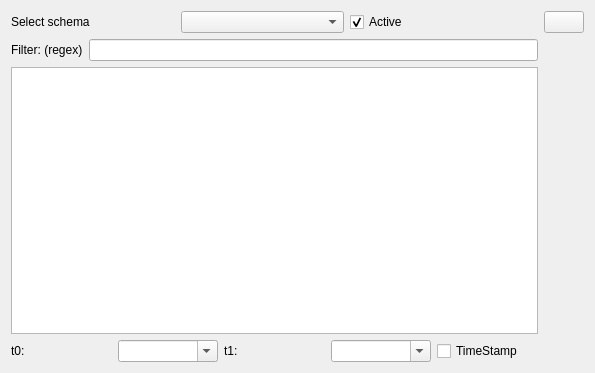
<?xml version="1.0" encoding="UTF-8"?>
<ui version="4.0">
 <class>Form</class>
 <widget class="TaurusWidget" name="Form">
  <property name="geometry">
   <rect>
    <x>0</x>
    <y>0</y>
    <width>595</width>
    <height>373</height>
   </rect>
  </property>
  <property name="windowTitle">
   <string>Form</string>
  </property>
  <layout class="QGridLayout" name="gridLayout">
   <item row="0" column="0">
    <layout class="QVBoxLayout" name="verticalLayout">
     <item>
      <layout class="QVBoxLayout" name="verticalLayout_2">
       <item>
        <layout class="QHBoxLayout" name="horizontalLayout">
         <item>
          <widget class="QLabel" name="label">
           <property name="text">
            <string>Select schema</string>
           </property>
          </widget>
         </item>
         <item>
          <widget class="QComboBox" name="schema_comboBox"/>
         </item>
         <item>
          <widget class="QCheckBox" name="active_checkBox">
           <property name="minimumSize">
            <size>
             <width>188</width>
             <height>0</height>
            </size>
           </property>
           <property name="text">
            <string>Active</string>
           </property>
           <property name="checked">
            <bool>true</bool>
           </property>
           <property name="tristate">
            <bool>false</bool>
           </property>
          </widget>
         </item>
        </layout>
       </item>
      </layout>
     </item>
     <item>
      <layout class="QVBoxLayout" name="verticalLayout_3">
       <item>
        <layout class="QHBoxLayout" name="horizontalLayout_5">
         <item>
          <widget class="QLabel" name="label_4">
           <property name="text">
            <string>Filter: (regex)</string>
           </property>
          </widget>
         </item>
         <item>
          <widget class="QLineEdit" name="lineEdit"/>
         </item>
        </layout>
       </item>
       <item>
        <widget class="QListView" name="listView">
         <property name="selectionMode">
          <enum>QAbstractItemView::ExtendedSelection</enum>
         </property>
        </widget>
       </item>
      </layout>
     </item>
     <item>
      <layout class="QHBoxLayout" name="horizontalLayout_2">
       <item>
        <widget class="QLabel" name="label_2">
         <property name="text">
          <string>t0:</string>
         </property>
        </widget>
       </item>
       <item>
        <widget class="QComboBox" name="t0_dateTime">
         <property name="editable">
          <bool>true</bool>
         </property>
        </widget>
       </item>
       <item>
        <widget class="QLabel" name="label_3">
         <property name="text">
          <string>t1:</string>
         </property>
        </widget>
       </item>
       <item>
        <widget class="QComboBox" name="t1_dateTime">
         <property name="editable">
          <bool>true</bool>
         </property>
        </widget>
       </item>
       <item>
        <widget class="QCheckBox" name="ts_checkBox">
         <property name="text">
          <string>TimeStamp</string>
         </property>
        </widget>
       </item>
      </layout>
     </item>
    </layout>
   </item>
   <item row="0" column="1" alignment="Qt::AlignTop">
    <widget class="QPushButton" name="pushButton">
     <property name="toolTip">
      <string>Add selected</string>
     </property>
     <property name="text">
      <string/>
     </property>
     <property name="icon">
      <iconset theme="actions:list-add.svg">
       <normaloff/>
      </iconset>
     </property>
    </widget>
   </item>
  </layout>
 </widget>
 <customwidgets>
  <customwidget>
   <class>TaurusWidget</class>
   <extends>QWidget</extends>
   <header>taurus.qt.qtgui.container</header>
   <container>1</container>
  </customwidget>
 </customwidgets>
 <resources/>
 <connections/>
</ui>
